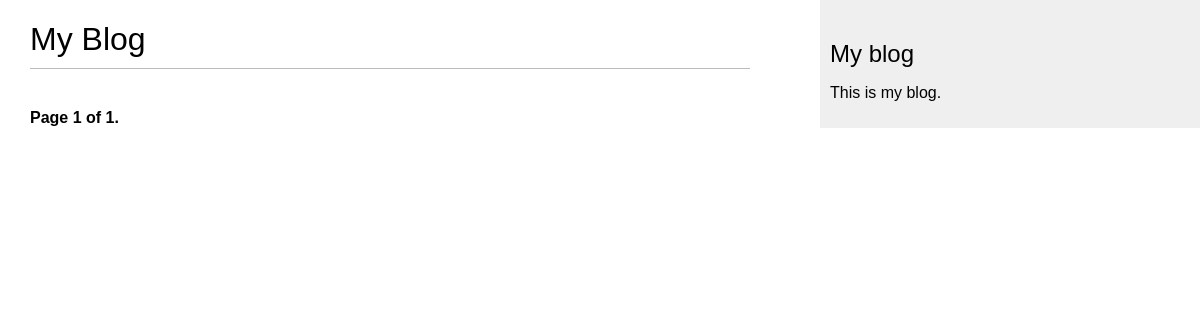
/blog/, run on an earlier commit of the app's database.
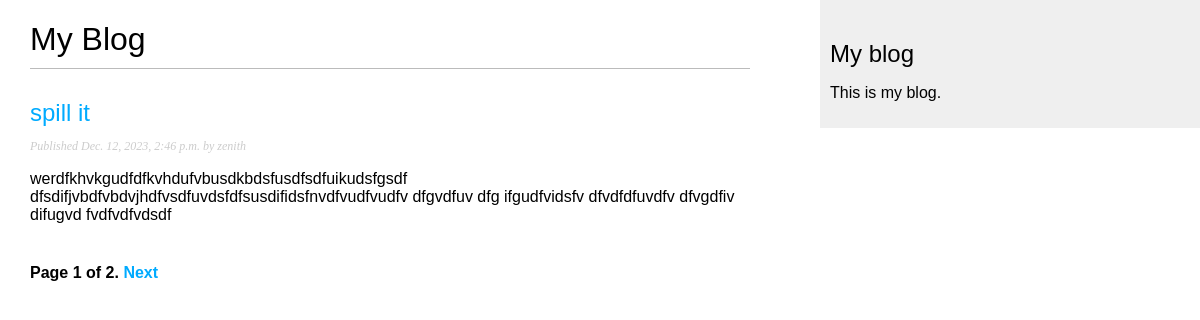
And on a later commit of the database.
### blog/models.py (models this page shows, shortened)
class Post(models.Model):
    STATUS_CHOICES = (
        ('draft','Draft'),
   ('published', 'Published')
    )
    title = models.CharField(max_length=250)
    slug =models.SlugField(max_length=250, unique_for_date='publish')
    author = models.ForeignKey(User, on_delete=models.CASCADE,related_name='blog_post')
    body = models.TextField()
    publish = models.DateTimeField(default=timezone.now)
    created = models.DateTimeField(auto_now_add=True)
    updated = models.DateTimeField(auto_now=True)
    status = models.CharField(max_length=10,
                              choices=STATUS_CHOICES,
                              default='draft')
    objects = models.Manager() # The default manager.
    published = PublishedManager() # Our custom manager.
    def get_absolute_url(self):
        return reverse('blog:post_detail',
                       args=[self.publish.year,
                             self.publish.month,
                             self.publish.day, self.slug])
    class Meta:
        ordering = ('-publish',)

### blog/views.py (the view)
# urls.py: path('', views.post_list, name='post_list'),
def post_list(request):
    object_list = Post.published.all()
    paginator =Paginator(object_list,1) #  posts per page
    page = request.GET.get('page')
    try:
        posts = paginator.page(page)
    except PageNotAnInteger:
        posts = paginator.page(1)
    except EmptyPage:
        posts = paginator.page(paginator.num_pages)
    return render(request,
                 'blog/post/list.html',
                 {'posts': posts,'page':page})

### blog/models.py (called while the page is built)
    def get_queryset(self):
        return super(PublishedManager, self).get_queryset().filter(status='published')

### blog/templates/blog/post/list.html (shortened to what this page needs)
{% extends "blog/base.html" %}
{% block content %}
  <h1>My Blog</h1>
  {% for post in posts %}
    <h2>
      <a href="{{ post.get_absolute_url }}">
        {{ post.title }}
      </a>
    </h2>
    <p class="date">
      Published {{ post.publish }} by {{ post.author }}
    </p>
    {{ post.body|truncatewords:15|linebreaks }}
  {% endfor %}
  {% include "blog/pagination.html" with page=posts %}
{% endblock %}

### blog/templates/blog/base.html (shortened to what this page needs)
{% load static %}
<!DOCTYPE html>
<html>
<head>
  <link href="{% static "css/blog.css" %}" rel="stylesheet">
</head>
<body>
  <div id="content">
    {% block content %}
    {% endblock %}
  </div>
  <div id="sidebar">
    <h2>My blog</h2>
    <p>This is my blog.</p>
  </div>
</body>
</html>

### blog/templates/blog/pagination.html (shortened to what this page needs)
<div class="pagination">
    <span class="step-links">
      <span class="current">
        Page {{ page.number }} of {{ page.paginator.num_pages }}.
      </span>
      {% if page.has_next %}
        <a href="?page={{ page.next_page_number }}">Next</a>
      {% endif %}
    </span>
  </div>

### blog/templates/blog/static/css/blog.css (style rules this page uses)
body { margin:0; padding:0; font-family:helvetica, sans-serif; }
a { color:#00abff; text-decoration:none; }
h1 { font-weight:normal; border-bottom:1px solid #bbb; padding:0 0 10px 0; }
h2 { font-weight:normal; margin:30px 0 0; }
#content { float:left; width:60%; padding:0 0 0 30px; }
#sidebar { float:right; width:30%; padding:10px; background:#efefef; height:100%; }
p.date { color:#ccc; font-family: georgia, serif; font-size: 12px; font-style: italic; }
.pagination { margin:40px 0; font-weight:bold; }

What changed in the data, as far as the page shows it:
now on this page (row edited): Post: title "spill it", publish "Dec. 12, 2023, 2:46 p.m.", author "zenith", body "werdfkhvkgudfdfkvhdufvbusdkbdsfusdfsdfuikudsfgsdf dfsdifjvbdfvbdvjhdfvsdfuvdsfdfsusdifidsfnvdfvudfvudfv dfgvdfuv dfg ifgudfvidsfv dfvdfdfuvdfv dfvgdfiv difugvd fvdfvdfvdsdf"
Also different on the page:
{{ page.paginator.num_pages }}: "1" → "2"
text now shown: "Next"
